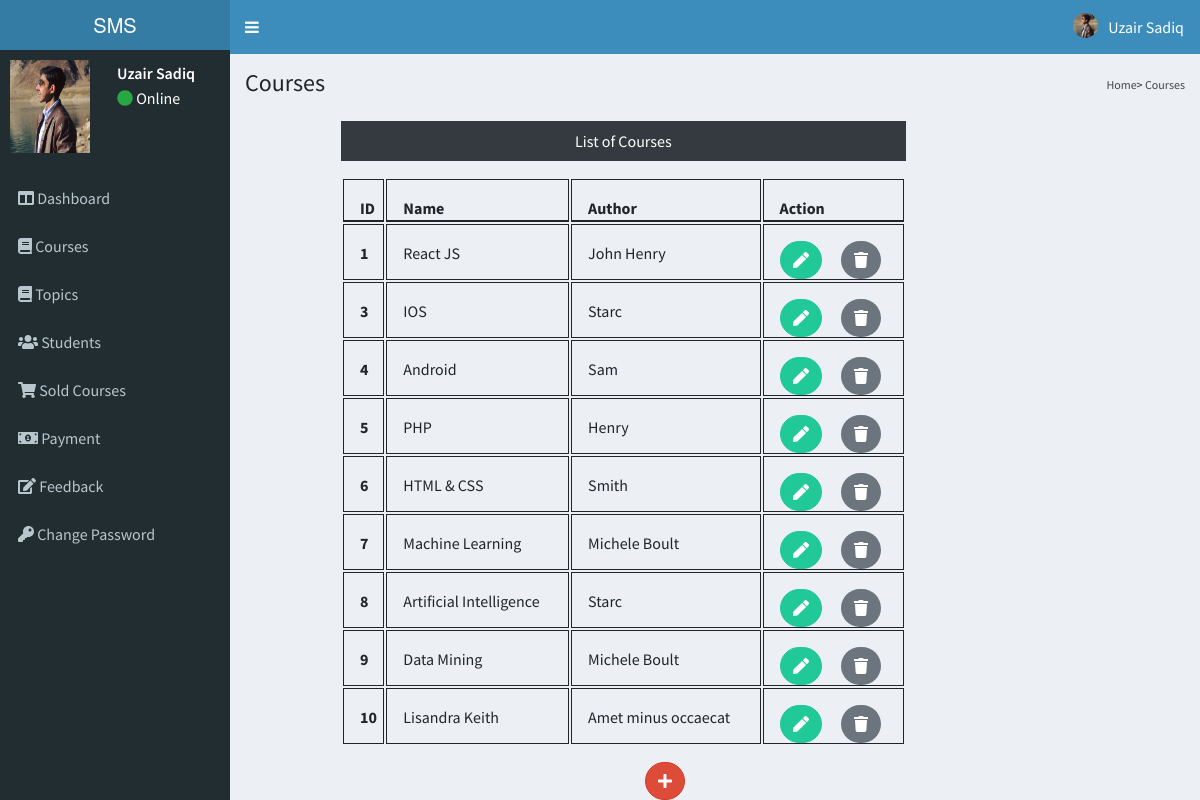
Screenshot of /Admin/admincourses.php (signed in) with the database file from the repository.
### tables this page shows
CREATE TABLE `course` (
  `course_id` int(11) NOT NULL,
  `course_name` varchar(250) NOT NULL,
  `course_desc` varchar(250) NOT NULL,
  `course_author` text NOT NULL,
  `course_img` varchar(250) NOT NULL,
  `course_duration` varchar(150) NOT NULL,
  `course_price` varchar(150) NOT NULL,
  `course_original_price` varchar(150) NOT NULL
);

### Admin/admincourses.php (the view, shortened to what this page needs)
<?php
include('../Admin/admininclude/header.php');
include('../dbconnection.php');
?>
<div class="content-wrapper">
    <section class="content-header">
        <h1>
            Courses
        </h1>
        <ol class="breadcrumb">
            <li><a href="admindashboard.php">Home</a></li>
            <li><a class="active">Courses</a></li>
        </ol>
    </section>
    <section class="dashboard_content">
        <div class="row">
            <div class="col-md-10">
                <div class="info-box" style="background: #ecf0f5 ; box-shadow: none;">
                    <div class="col-lg-10 pt-2">
                        <p class="bg-dark text-white text-center p-2">List of Courses</p>
                        <?php
                        $sql = "SELECT * FROM course";
                        $result = $conn->query($sql);
                        if($result->num_rows > 0) {
                        ?>
                        <table id="table table-bordered table-hover" class="table">
                            <thead>
                                <tr>
                                    <th scope="col">ID</th>
                                    <th scope="col">Name</th>
                                    <th scope="col">Author</th>
                                    <th scope="col">Action</th>
                                </tr>
                            </thead>
                            <tbody>
                                <?php
                                 while($row = $result->fetch_assoc()){
                                echo '<tr>';
                                echo '<th scope="row">'.$row['course_id'].'</th>';
                                echo '<td>'.$row['course_name'].'</td>';
                                echo '<td>'.$row['course_author'].'</td>';
                                echo '<td>';
                                echo '
                                <form action="editcourse.php" method="POST" class="d-inline">
                                <input type="hidden" name="id" value='.$row["course_id"].'>
                                <button type="submit" class="btn btn-info mr-3" name="edit" value="Edit">
                                <i class="fas fa-pen"></i></button>
                                 </form>
                                        <form action="" method="POST" class="d-inline">
                                        <input type="hidden" name="id" value='.$row["course_id"].'>
                                        <button type="submit" class="btn btn-secondary" name="delete" value="Delete">
                                            <i class="fas fa-trash"></i></button>
                                            </form>
                                    </td>
                                </tr>';
                                 }
                                 ?>
                            </tbody>
                        </table>
                        <?php } else {
                            echo "error";
                        }
                        ?>
                    </div>
                </div>
            </div>
        </div>
        <div>
            <a id="box" class="btn btn-danger box" href="./addcourse.php">
                <i class="fas fa-plus"></i>
            </a>
        </div>
    </section>
</div>
<?php
include('../Admin/admininclude/footer.php');
?>

### assets/css/styles.css (style rules this page uses)
body { font-family: 'Nunito', sans-serif; }
* > * { margin: 0%; padding: 0%; }
.text-center { text-align: center; }
.text-white { color: white; }

### rows the page displays
course: course_id "1", course_name "React JS", course_author "John Henry"
course: course_id "3", course_name "IOS", course_author "Starc"
course: course_id "4", course_name "Android", course_author "Sam"
course: course_id "5", course_name "PHP", course_author "Henry"
course: course_id "6", course_name "HTML & CSS", course_author "Smith"
course: course_id "7", course_name "Machine Learning", course_author "Michele Boult"
course: course_id "8", course_name "Artificial Intelligence", course_author "Starc"
course: course_id "9", course_name "Data Mining", course_author "Michele Boult"
course: course_id "10", course_name "Lisandra Keith", course_author "Amet minus occaecat"
